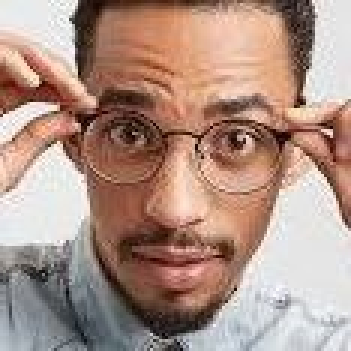
#> input picture week1/test1.jpg, 117 x 117 px (shown 3 times larger)
$ python test_diagnostic.py
#> lines starting #> are read from the running program, lines starting #| are printed output that depends on the picture
### week1/agents/face_detection_agent.py


from __future__ import annotations

from typing import List

import logging
""" instead of print statements, we use logging for better control over output and to log to files if needed. """
import cv2
import numpy as np
""" OpenCV is used for face detection, and NumPy is used for image processing and handling the detected face regions as arrays. """

logger = logging.getLogger(__name__)
""" used to create logger object"""


class FaceDetectionAgent:
    """Detects and extracts faces from images or webcam input."""

    def __init__(self) -> None:
        """" the none means function do not return data"""
        """Initialize the face detection agent with Haar Cascade classifier."""
        self.cascade_path = cv2.data.haarcascades + "haarcascade_frontalface_default.xml"
        """ save  location of the Haar Cascade XML file for face detection. This file is included with OpenCV and contains the trained model for frontal face detection.  it means tool and tool box """
        self.face_cascade = cv2.CascadeClassifier(self.cascade_path)
        """ lody harcascade detector to find face eyes smiales"""
        """ open file xml detect face and save in face_cascade variable"""
        if self.face_cascade.empty():
            raise RuntimeError("Failed to load Haar Cascade classifier")
        self.last_frame = None
        """ create a variable to store the frame none means image not loaded yet is means the letter the  agent is ready"""
        logger.info("FaceDetectionAgent initialized with Haar Cascade")

    def detect_from_path(self, image_path: str) -> List[np.ndarray]:
        """Detect faces from an image file. numpy find the face and return the face as array of image

        Args:
            image_path: Path to the input image file.

        Returns:
            List of detected face images as BGR numpy arrays.
        """
#> called with image_path = 'test1.jpg'
        try:
            image = cv2.imread(image_path)
#> image is the input picture: shape (117, 117, 3); mean B, G, R 133.5, 145.8, 174
            """ read the image from the given path and store it in the variable image. cv2.imread reads the image in BGR format by default."""
            if image is None:
                logger.error(f"Failed to load image from {image_path}")
                return []
            self.last_frame = image
            return self._detect_faces(image)
#> in _detect_faces, `gray = cv2.cvtColor(image, cv2.COLOR_BGR2GRAY)`:
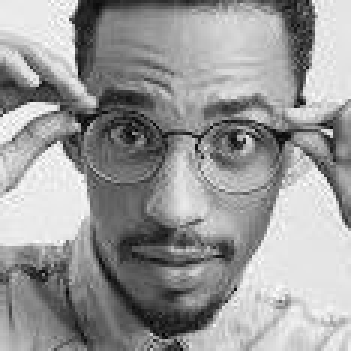
#> gray: shape (117, 117) (shown 3 times larger); min 2, max 254, mean 152.9
#> in _detect_faces, `faces = self.face_cascade.detectMultiScale( gray, scaleFactor=1.1,`: faces = [[11, 9, 97, 97]]
#> the loop in _detect_faces, `for x, y, w, h in faces:` made 1 pass
#> (x, y, w, h, padding, x1, y1, x2) on pass 1: (11, 9, 97, 97, 10, 1, 0, 117)
#> pass 1, in _detect_faces, `face_bgr = image[y1:y2, x1:x2].copy()`:
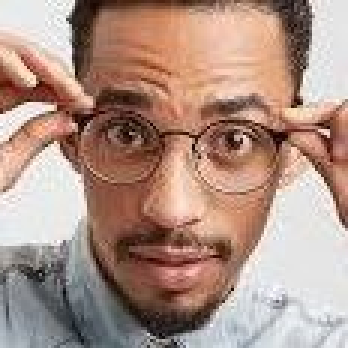
#> face_bgr: shape (116, 116, 3) (shown 3 times larger); mean B, G, R 132.9, 145.4, 174
#> after the loop in _detect_faces, `for x, y, w, h in faces:`: face_images = 1 item
        except Exception as exc:
            logger.exception(f"Error detecting faces from {image_path}")
            return []

    # [56 lines left out: functions detect_from_webcam, detect_faces, not called in this run]

    def _detect_faces(self, image: np.ndarray) -> List[np.ndarray]:
        """Detect faces in an image using Haar Cascade.

        Args:
            image: Input image in BGR format.

        Returns:
            List of detected face images as BGR numpy arrays.
        """
        if image is None or image.size == 0:
            return []
        gray = cv2.cvtColor(image, cv2.COLOR_BGR2GRAY)

        # Use optimized parameters for better detection
        faces = self.face_cascade.detectMultiScale(
            gray,
            scaleFactor=1.1,  # More sensitive (lower = slower but more thorough)
            minNeighbors=4,   # Less strict (lower = more detections but more false positives)
            minSize=(20, 20)  # Allow smaller faces
        )

        face_images = []
        for x, y, w, h in faces:
            # Add padding for better face region
            padding = 10
            x1 = max(0, x - padding)
            y1 = max(0, y - padding)
            x2 = min(image.shape[1], x + w + padding)
            y2 = min(image.shape[0], y + h + padding)
            face_bgr = image[y1:y2, x1:x2].copy()
            if face_bgr.size > 0:
                """ it mean croped face is not empty"""
                face_images.append(face_bgr)
        return face_images
    """ return list of croped image"""

    def extract_face_roi(self, image_path: str | None, face_bgr: np.ndarray) -> np.ndarray:
        """Extract face region of interest.

        Args:
            image_path: Path to image (unused, kept for compatibility)
            face_bgr: Face BGR image from _detect_faces

        Returns:
            Face ROI as numpy array.
        """
        try:
            if face_bgr is None or face_bgr.size == 0:
                """ image not passwd and image passed but no pixel in it"""
                return None
            return face_bgr
        except Exception as exc:
            logger.exception("Error extracting face ROI")
            return None

### week1/agents/face_embedding_agent.py
"""Face embedding agent using histogram matching."""

from __future__ import annotations

import cv2
import numpy as np


class FaceEmbeddingAgent:
    """" the class face embeding to find face number in the video"""
    def __init__(self) -> None:
        print("[Init] Face embedding agent ready")
        """ to ensure second agent is ready """

    def get_embedding(self, face_bgr: np.ndarray) -> np.ndarray:


        if face_bgr is None or face_bgr.size == 0:
            raise ValueError("Face image is empty")


        # Resize for consistency
        face_resized = cv2.resize(face_bgr, (128, 128), interpolation=cv2.INTER_AREA)
        """ inter area is importan for shrinkin the image"""
        """ change the face size to 128* 128"""   """ contains one face image in BGR format and returns a 768-dimensional embedding vector.  contains one croped facce all equal in  consistent size 128*128 and then extract histogram from each channel and combine them into a single embedding vector. the embedding vector is normalized to have values between 0 and 1."""


        # Extract histogram from each channel
        histograms = []
        """  create list to store histogram for each channel blue green red"""
        for i in range(3):  # B, G, R
            hist = cv2.calcHist([face_resized], [i], None, [256], [0, 256])
            """ haw calcuate histogram for each channel and store it in hist variable"""
            """ face resized list of image none it means no mask using  number ob bin each one for the 256 and the range of pixel values from 0 to 255"""
            hist = cv2.normalize(hist, hist).flatten()
            """" normalize image if two image have but one is dark and one is light the histogram will be different but if we normalize them they will be similar"""
            histograms.append(hist)

        # Combine all histograms into single embedding
        embedding = np.concatenate(histograms).astype(np.float32)
        """ all histogram stored in one in one1d array """

        return embedding

### week1/agents/wanted_comparison_agent.py
"""Wanted comparison agent using cosine similarity."""

from __future__ import annotations

from pathlib import Path
""" easy to work of file and dicrectory path folder  and then image insted of using string to represent the path we can use path object and then we can use it to read the image and then we can use it to get the name of the image and then we can use it to get the path of the image"""
from typing import Any, Dict, List, Optional, Tuple
""" is type hint to specify the type of variable and then we can use it to specify the type of variable in the function and then we can use it to specify the type of variable in the class and then we can use it to specify the type of variable in the return type of the function and then we can use it to specify the type of variable in the parameter of the function and then we can use it to specify the type of variable in the parameter of the class and then we can use it to specify the type of variable in the parameter of the return type of the function and then we can use it to specify the type of variable in the parameter of the return type of the class and then we can use it to specify the type of variable in the parameter of the return type of the function and then we can use it to specify the type of variable in the parameter of the return type of the class and then we
it means data types"""

import logging

import cv2
import numpy as np
from sklearn.metrics.pairwise import cosine_similarity
""" used to for sckit learn to compare to vector  then between 0 and 1 is higher value means more similar and then we can use it to compare the embedding of the face with the embedding of the wanted person and then we can use it to get the score of the comparison and then we can use it to get the name of the wanted person if the score is higher than the threshold and then we can use it to get the path of the image of the wanted person if the score is higher than the threshold"""

from .face_embedding_agent import FaceEmbeddingAgent
from .face_detection_agent import FaceDetectionAgent


logger = logging.getLogger(__name__)


class WantedComparisonAgent:
    """ compare face embiding and  wanted data base"""
    """ o,4 distance"""
    def __init__(

        self,
        embedding_agent: FaceEmbeddingAgent,
        database_dir: str,
        threshold: float = 0.4,
        face_detector: Optional[FaceDetectionAgent] = None,
    ) -> None:

        """ self is object instance bchukr la 0.4 match
        vector of the face
        thred load simliaity image bo dyarkrydn ruxsar la wenakany bnkadrau"""
        self.embedding_agent = embedding_agent
        """"""
        self.database_dir = database_dir
        """ used to save data base folder path"""
        self.threshold = threshold
        """" Later, if similarity ≥ threshold → face is considered a match."""
        self.face_detector = face_detector
        """ used to crop face in data base"""
        self.database: List[Tuple[str, np.ndarray, str]] = []
        """ the name of person vector and files"""
        self._load_database()
        """"""
        """ this all image found and croped and then extract the embedding and then save it in the data base list
        and stored in the data base"""

    def _load_database(self) -> None:
        db_path = Path(self.database_dir) / "wanted_persons"
        """ contains all image person in this folder"""
        if not db_path.exists():
            return

        image_exts = {".jpg", ".jpeg", ".png", ".bmp"}
        """ create this image allow extenstion only this can be read"""
        for image_path in db_path.iterdir():
            """ loop through all file in the folder"""
            if image_path.suffix.lower() not in image_exts:
                """" check it not this one it means not image"""
                continue
            image = cv2.imread(str(image_path))
            """" read the iamge using open cv """
            if image is None:
                continue

            faces = [image]
            if self.face_detector is not None:
                detected = self.face_detector.detect_faces(image)
                """ used to the detect image and then return the croped face"""
                if detected:
                    faces = [detected[0]]
                    """ this is ensure that we only use the first detected face for embedding extraction, which is important for consistency in the database. If multiple faces are detected, it could lead to ambiguity in matching later on."""

            try:
                embedding = self.embedding_agent.get_embedding(faces[0])
                """ vectory zhmary bo yaakm face and then extract the embedding for the face and then save it in the data base list and stored in the data base"""
            except Exception as exc:
                logger.warning("Failed to compute embedding for %s: %s", image_path, exc)
                continue

            label = image_path.stem
            """ the name of the image without the extension is used as the label for the person in the database. This allows for easy identification of the person based on the filename, which is important for matching later on."""
            self.database.append((label, embedding, str(image_path)))
            """ data base list and stored in the data base and then we can use it to compare the embedding of the face with the embedding of the wanted person and then we can use it to get the score of the comparison and then we can use it to get the name of the wanted person if the score is higher than the threshold and then we can use it to get the path of the image of the wanted person if the score is higher than the threshold"""

    # [10 lines left out: function _cosine_similarity, not called in this run]
    """ used conise simlarity to compare the embedding of the face with the embedding of the wanted person and then we can use it to get the
    score of the comparison and then we can use it to get the name of the wanted person if the score is higher than the threshold and then we can use it to get the path of the image of the wanted person if the score is higher than the threshold
    if zero completly different """

    def compare(self, embedding: np.ndarray) -> Dict[str, Any]:
        """" compare new face embedding with the with all face data base"""
        best_score = -1.0
        """ highest similiary maybe found"""
        best_match: Optional[Tuple[str, str]] = None
        """ name and simiar image store"""
        all_scores = []
        """ find all compare file to store in this array"""

        for label, db_embedding, image_path in self.database:
            score = self._cosine_similarity(embedding, db_embedding)
            """  similear between face and face embedding in the data ase"""
            all_scores.append((label, score))
            """ contains all name and score inside this for exmple harem :0.6"""
            if score > best_score:
                """ if more thana best score updated it """
                best_score = score
                best_match = (label, image_path)

        is_match = best_score >= self.threshold

        # Log all comparisons for debugging
        if all_scores:
            logger.info(f"Comparison scores: {all_scores}")

        return {
            "match": is_match,
            "score": max(best_score, 0.0),
            "name": best_match[0] if best_match else None,
            "matched_image_path": best_match[1] if best_match else None,
            "all_scores": all_scores,
        }
"""" for example this
{
    'match': True,
    'score': 0.82,
    'name': 'john_doe',
    'matched_image_path': 'database/wanted_persons/john_doe.jpg',
    'all_scores': [('john_doe', 0.82), ('alice_smith', 0.45)]
}"""

### week1/test_diagnostic.py
"""Diagnostic test to see actual similarity score."""

from agents.face_detection_agent import FaceDetectionAgent
from agents.face_embedding_agent import FaceEmbeddingAgent
from agents.wanted_comparison_agent import WantedComparisonAgent

print("[Diagnostic] Loading agents...")
d = FaceDetectionAgent()
e = FaceEmbeddingAgent()
c = WantedComparisonAgent(e, 'wanted_database', threshold=0.5)  # Lowered threshold

print("[Diagnostic] Detecting faces in test1.jpg...")
faces = d.detect_from_path('test1.jpg')
#> faces = 1 item

if faces:
    print("[Diagnostic] Extracting face ROI for first face...")
    face_bgr = d.extract_face_roi('test1.jpg', faces[0])

    emb_test = e.get_embedding(face_bgr)
#> in get_embedding, `face_resized = cv2.resize(face_bgr, (128, 128), interpolation=cv2.INTE..`:
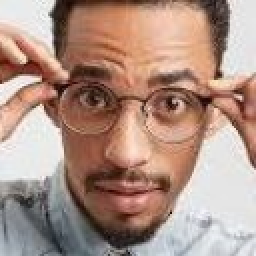
#> face_resized: shape (128, 128, 3) (shown 2 times larger); mean B, G, R 132.8, 145.3, 173.9
#> after the loop in get_embedding, `for i in range(3):`: histograms = 3 items
#> in get_embedding, `embedding = np.concatenate(histograms).astype(np.float32)`: embedding = 768 values, max 0.391 at index 741, min 0 at index 251, mean 0.0481
#> emb_test has the same summary as embedding in get_embedding
    print(f"\n[Diagnostic] Database contents:")
    for label, db_emb, path in c.database:
        from sklearn.metrics.pairwise import cosine_similarity
        similarity = float(cosine_similarity(emb_test.reshape(1, -1), db_emb.reshape(1, -1))[0][0])
        print(f"  {label}: similarity = {similarity:.4f}")

    result = c.compare(emb_test)
#> after the loop in compare, `for label, db_embedding, image_path in self.database:`: all_scores = []; best_score = -1
#> in compare, `is_match = best_score >= self.threshold`: is_match = False
#> result = 5 items
    print(f"\n[Result] Match: {result['match']}, Best score: {result['score']:.4f}")
#| [Result] Match: False, Best score: 0.0000
    if result['name']:
        print(f"[Result] Matched: {result['name']}")
else:
    print("No faces detected")
